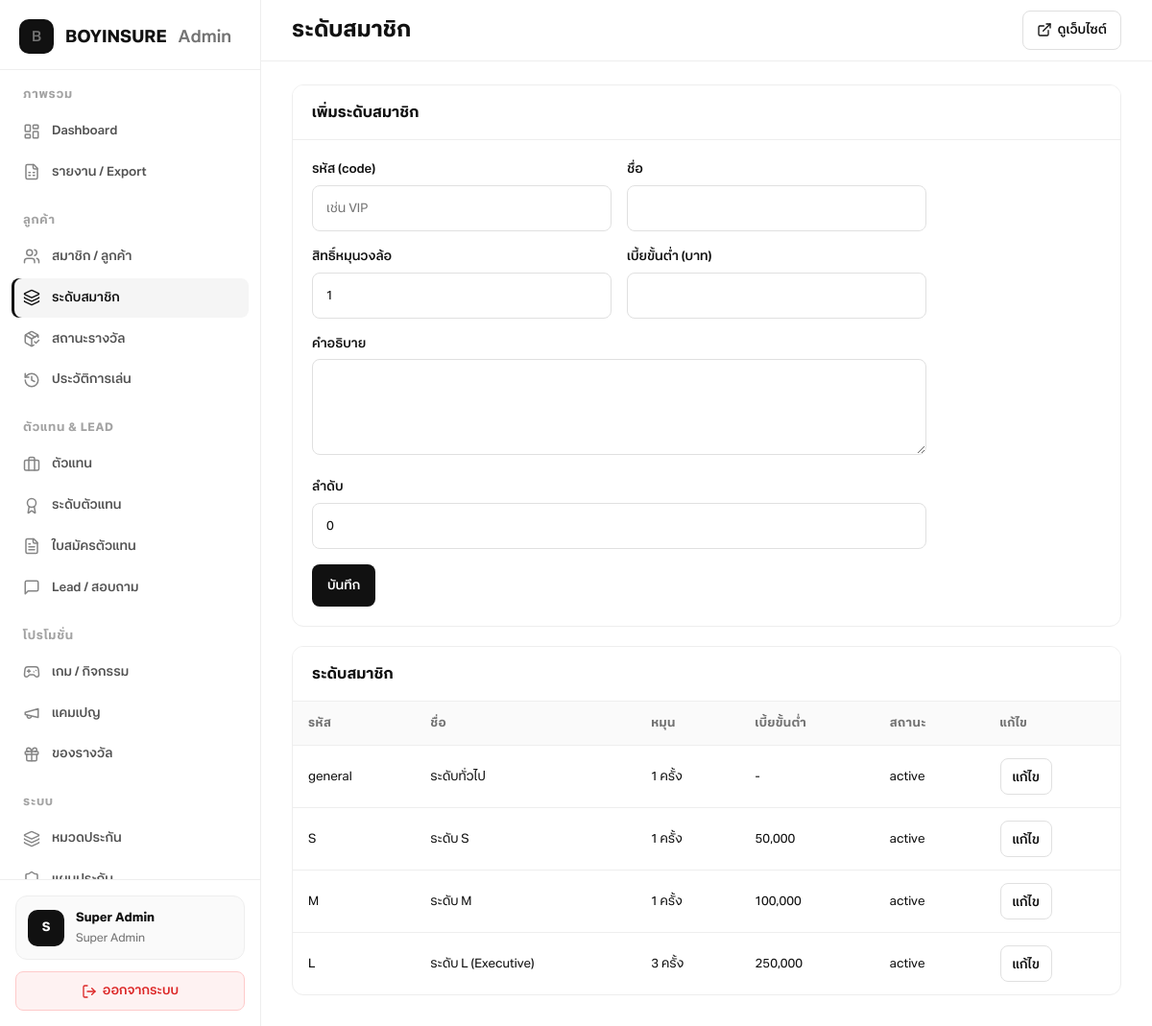
The app's page /admin/member-tiers.php (signed in) with its own data.
### tables this page shows
CREATE TABLE member_tiers (
  id INT UNSIGNED AUTO_INCREMENT PRIMARY KEY,
  code VARCHAR(20) NOT NULL UNIQUE,
  name VARCHAR(80) NOT NULL,
  spin_quota TINYINT UNSIGNED NOT NULL DEFAULT 1,
  min_premium DECIMAL(12,2) NULL,
  description TEXT NULL,
  sort_order TINYINT UNSIGNED NOT NULL DEFAULT 0,
  status ENUM('active','inactive') NOT NULL DEFAULT 'active',
  created_at DATETIME NOT NULL DEFAULT CURRENT_TIMESTAMP
);

### includes/bootstrap.php (called while the page is built, shortened)
<?php
function app_config(string $key = null) {
    static $cfg;
    if (!$cfg) {
        $cfg = require dirname(__DIR__) . '/config.php';
    }
    $parts = explode('.', $key);
    $val = $cfg;
    foreach ($parts as $p) {
        $val = $val[$p];
    }
    return $val;
}
function db(): PDO {
    static $pdo;
    if ($pdo) {
        return $pdo;
    }
    $c = app_config('db');
    $dsn = sprintf(
        'mysql:host=%s;port=%s;dbname=%s;charset=%s',
        $c['host'],
        $c['port'],
        $c['name'],
        $c['charset']
    );
    $pdo = new PDO($dsn, $c['user'], $c['pass'], [
        PDO::ATTR_ERRMODE => PDO::ERRMODE_EXCEPTION,
        PDO::ATTR_DEFAULT_FETCH_MODE => PDO::FETCH_ASSOC,
    ]);
    return $pdo;
}

### admin/member-tiers.php (the view, shortened to what this page needs)
<?php
require_once __DIR__ . '/includes/auth.php';
$rows = db()->query('SELECT * FROM member_tiers ORDER BY sort_order')->fetchAll();
?>
<div class="admin-card">
  <div class="admin-card__head"><h2>เพิ่มระดับสมาชิก</h2></div>
  <div class="admin-card__body">
    <form method="post" class="admin-form">
      <div class="admin-form__row">
        <div><label>รหัส (code)</label><input name="code" required placeholder="เช่น VIP" /></div>
        <div><label>ชื่อ</label><input name="name" required /></div>
      </div>
      <div class="admin-form__row">
        <div><label>สิทธิ์หมุนวงล้อ</label><input type="number" name="spin_quota" min="0" value="1" /></div>
        <div><label>เบี้ยขั้นต่ำ (บาท)</label><input type="number" name="min_premium" step="0.01" /></div>
      </div>
      <label>คำอธิบาย</label><textarea name="description"></textarea>
      <label>ลำดับ</label><input type="number" name="sort_order" value="0" />
      <button type="submit" class="admin-btn admin-btn--primary">บันทึก</button>
    </form>
  </div>
</div>
<div class="admin-card">
  <div class="admin-card__head"><h2>ระดับสมาชิก</h2></div>
  <div class="admin-table-wrap">
    <table class="admin-table">
      <thead><tr><th>รหัส</th><th>ชื่อ</th><th>หมุน</th><th>เบี้ยขั้นต่ำ</th><th>สถานะ</th><th>แก้ไข</th></tr></thead>
      <tbody>
        <?php foreach ($rows as $r): ?>
          <tr>
            <td><?= h($r['code']) ?></td>
            <td><?= h($r['name']) ?></td>
            <td><?= (int) $r['spin_quota'] ?> ครั้ง</td>
            <td><?= $r['min_premium'] ? number_format((float)$r['min_premium']) : '-' ?></td>
            <td><?= h($r['status']) ?></td>
            <td>
              <div class="admin-actions">
                <?= admin_edit_button('tier-edit-' . $r['id']) ?>
              </div>
            </td>
          </tr>
        <?php endforeach; ?>
      </tbody>
    </table>
  </div>
</div>

### admin/includes/auth.php (shortened to what this page needs)
<?php
require_once dirname(__DIR__, 2) . '/includes/bootstrap.php';
function h(?string $s): string {
    return htmlspecialchars((string) $s, ENT_QUOTES, 'UTF-8');
}
function admin_edit_button(string $modalId, string $label = 'แก้ไข'): string {
    return '<button type="button" class="admin-btn admin-btn--ghost admin-btn--sm" data-admin-modal-open="' . h($modalId) . '">' . h($label) . '</button>';
}
function render_layout(string $title, string $content, string $active = ''): void {
    require __DIR__ . '/layout.php';
}

### admin/assets/admin.css (style rules this page uses)
:root { --black: #111111; --black-soft: #1a1a1a; --gray-900: #262626; --gray-700: #525252; --gray-500: #737373; --gray-400: #a3a3a3; --gray-200: #e5e5e5; --gray-100: #f5f5f5; --gray-50: #fafafa; --green: #16a34a; --green-bg: #f0fdf4; --green-border: #bbf7d0; --red: #dc2626; --red-bg: #fef2f2; --red-border: #fecaca; --amber: #d97706; --amber-bg: #fffbeb; --amber-border: #fde68a; --sidebar-w: 272px; --topbar-h: 64px; --radius-sm: 8px; --radius: 12px; --radius-lg: 16px; --font: 'Better Together', sans-serif; --font-bold: 'Better Together', sans-serif; --text-xs: 0.75rem; --text-sm: 0.8125rem; --text-base: 0.9375rem; --text-lg: 1.125rem; --text-xl: 1.375rem; --space-1: 4px; --space-2: 8px; --space-3: 12px; --space-4: 16px; --space-5: 20px; --space-6: 24px; --space-8: 32px; --shadow-xs: 0 1px 2px rgba(0, 0, 0, 0.04); --shadow-sm: 0 1px 3px rgba(0, 0, 0, 0.06); --shadow-md: 0 4px 12px rgba(0, 0, 0, 0.06); --border: #eeeeee; --border-strong: #e0e0e0; --surface: #ffffff; --surface-muted: #fafafa; --page-bg: #ffffff; --text: var(--black); --text-muted: var(--gray-500); --text-heading: var(--black); --transition: 0.18s ease; --control-h: 38px; }
*, *::before, *::after { box-sizing: border-box; }
html { font-size: 16px; -webkit-font-smoothing: antialiased; }
body { margin: 0; font-family: var(--font); font-size: var(--text-base); line-height: 1.6; color: var(--text); }
body.admin-body { background: var(--page-bg); }
.admin-card { background: var(--surface); border-radius: var(--radius); border: 1px solid var(--border); overflow: hidden; }
.admin-card + .admin-card { margin-top: var(--space-5); }
.admin-card__head { display: flex; align-items: center; justify-content: space-between; flex-wrap: wrap; gap: var(--space-3); padding: var(--space-4) var(--space-5); border-bottom: 1px solid var(--border); background: var(--surface); }
.admin-card__head h2 { margin: 0; font-family: var(--font-bold); font-size: var(--text-base); font-weight: 700; color: var(--black); flex-shrink: 0; }
.admin-card__body { padding: var(--space-5); }
.admin-table-wrap { overflow-x: auto; -webkit-overflow-scrolling: touch; }
.admin-table { width: 100%; border-collapse: collapse; font-size: var(--text-sm); color: var(--black); }
.admin-table th, .admin-table td { padding: 13px var(--space-4); text-align: left; border-bottom: 1px solid var(--border); vertical-align: middle; }
.admin-table th { background: var(--gray-50); font-family: var(--font-bold); font-weight: 700; font-size: var(--text-xs); letter-spacing: 0.03em; text-transform: uppercase; color: var(--gray-500); white-space: nowrap; }
.admin-table tbody tr { transition: background var(--transition); }
.admin-table tbody tr:last-child td { border-bottom: 0; }
.admin-actions { display: flex; flex-direction: row; flex-wrap: wrap; align-items: center; gap: var(--space-2); }
.admin-btn { display: inline-flex; align-items: center; justify-content: center; gap: 6px; padding: 9px 16px; border: 0; border-radius: var(--radius-sm); font-family: inherit; font-size: var(--text-sm); font-weight: 600; cursor: pointer; text-decoration: none; white-space: nowrap; transition: background var(--transition), border-color var(--transition), transform var(--transition); }
.admin-btn--primary { background: var(--black); color: #fff; }
.admin-btn--ghost { background: var(--surface); color: var(--black); border: 1px solid var(--border-strong); }
.admin-btn--sm { height: var(--control-h); min-height: var(--control-h); padding: 0 12px; font-size: var(--text-sm); line-height: 1; box-sizing: border-box; }
.admin-form { max-width: 640px; }
.admin-form label { display: block; margin-bottom: 6px; font-size: var(--text-sm); font-weight: 600; color: var(--black); }
.admin-form input, .admin-form select, .admin-form textarea { width: 100%; margin-bottom: var(--space-4); padding: 10px 14px; border: 1px solid var(--border-strong); border-radius: var(--radius-sm); font-family: inherit; font-size: var(--text-sm); color: var(--black); background: var(--surface); transition: border-color var(--transition), box-shadow var(--transition); }
.admin-form textarea { min-height: 100px; resize: vertical; line-height: 1.55; }
.admin-form__row { display: grid; grid-template-columns: 1fr 1fr; gap: var(--space-4); }

### records on screen
member_tiers: code "general", name "ระดับทั่วไป", spin_quota "1", status "active"
member_tiers: code "S", name "ระดับ S", spin_quota "1", min_premium "50,000", status "active"
member_tiers: code "M", name "ระดับ M", spin_quota "1", min_premium "100,000", status "active"
member_tiers: code "L", name "ระดับ L (Executive)", spin_quota "3", min_premium "250,000", status "active"

### other values on screen
$groupLabel "ภาพรวม"
$label "Dashboard"
$label "รายงาน / Export"
$groupLabel "ลูกค้า"
$label "สมาชิก / ลูกค้า"
$label "ระดับสมาชิก"
$label "สถานะรางวัล"
$label "ประวัติการเล่น"
$groupLabel "ตัวแทน & LEAD"
$label "ตัวแทน"
$label "ระดับตัวแทน"
$label "ใบสมัครตัวแทน"
$label "Lead / สอบถาม"
$groupLabel "โปรโมชั่น"
$label "เกม / กิจกรรม"
